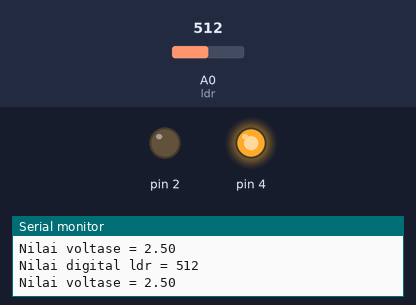
Recording of a sketch running on a simulated Arduino Uno, built with avr-gcc and run on an emulated ATmega328P. Shown: output pins drawn as LEDs (lit = HIGH), the last lines printed to the serial monitor. The test bench sets the inputs (shaded band); at power-on: A0 (ldr) = 512.

Above: at 2.8 s.
2.9 s: A0 (ldr) set to 413
5.6 s: A0 (ldr) set to 393
At 6.5 s:
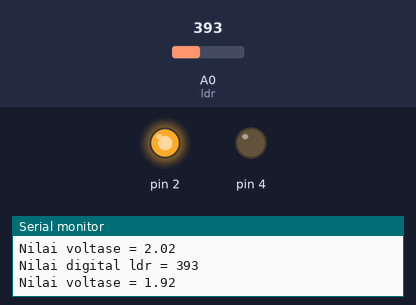
8.3 s: A0 (ldr) set to 410
At 10.8 s:
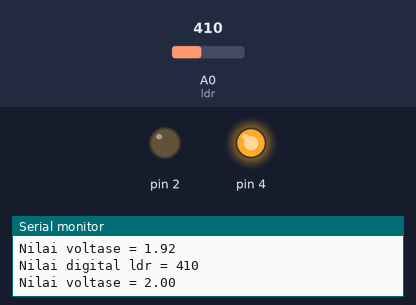
11.5 s: A0 (ldr) set to 390
At 12.4 s:
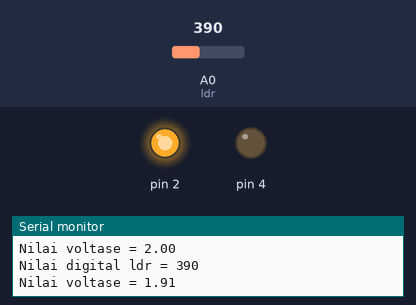
Timing chart, 0 to 14.5 s (numbered marks = the images above; inputs shaded):
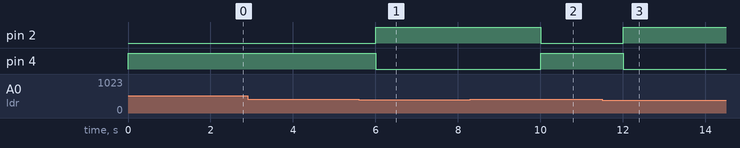

Measured:
- the behaviour switches between 401 and 400 on A0 (ldr) (found by bisection; images 0 and 1)
- after the input at 5.6 s, pin 2: LOW → HIGH after 0.40 s; pin 4: HIGH → LOW after 0.40 s
- after the input at 8.3 s, pin 2: HIGH → LOW after 1.7 s; pin 4: LOW → HIGH after 1.7 s
- after the input at 11.5 s, pin 2: LOW → HIGH after 0.51 s; pin 4: HIGH → LOW after 0.51 s

The sketch:

Tugas_Prak_MCU_7.1.ino
```cpp
byte ldr = A0;
byte led[] = { 2, 4 };

void setup() {
  Serial.begin(9600);
  pinMode(2, OUTPUT);
  pinMode(4, OUTPUT);
}

void loop() {
  int nilai = analogRead(ldr);
  Serial.print("Nilai digital ldr = ");
  Serial.println(nilai);
  float volt = float(nilai / 1023.0 * 5.0);
  Serial.print("Nilai voltase = ");
  Serial.println(volt);

  if (nilai <= 400) {
    digitalWrite(2, HIGH);
    digitalWrite(4, LOW);
  } else if (nilai >= 400) {
    digitalWrite(2, LOW);
    digitalWrite(4, HIGH);
  } else {
    digitalWrite(2, LOW);
    digitalWrite(4, LOW);
  }
  delay(2000);
}
```
